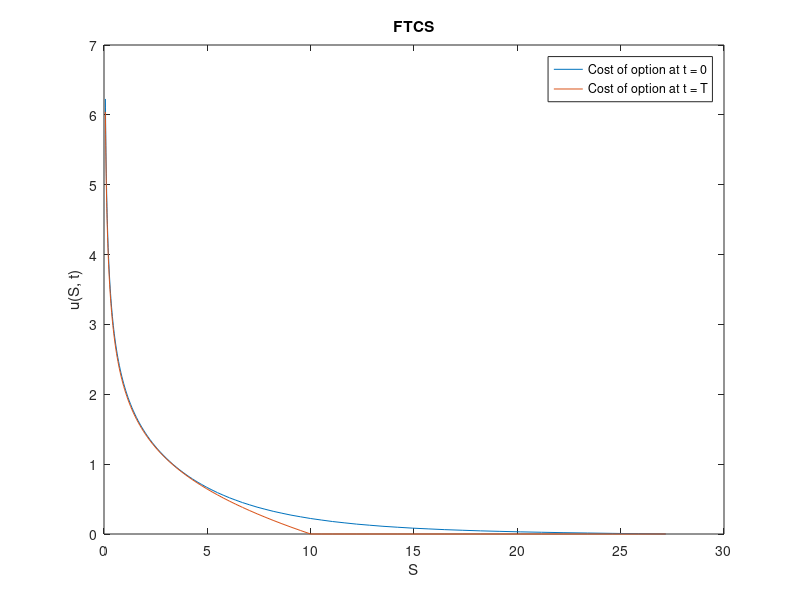
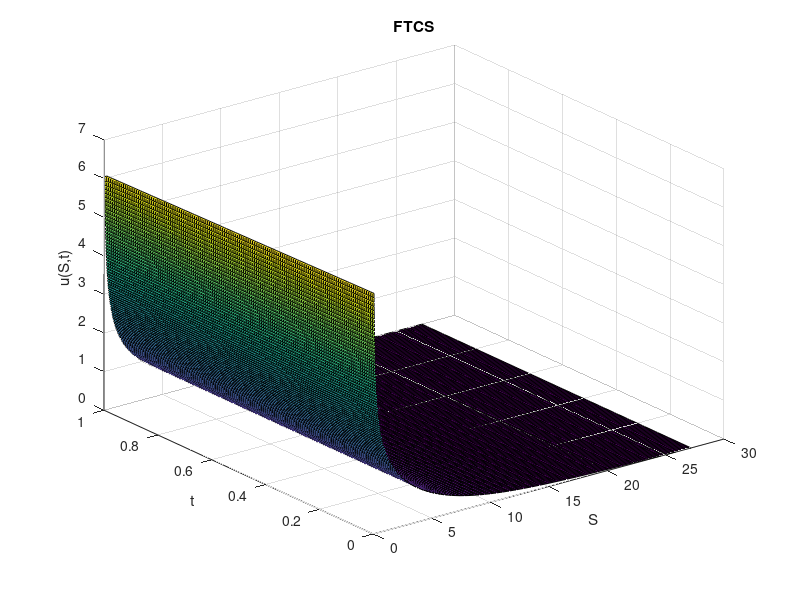
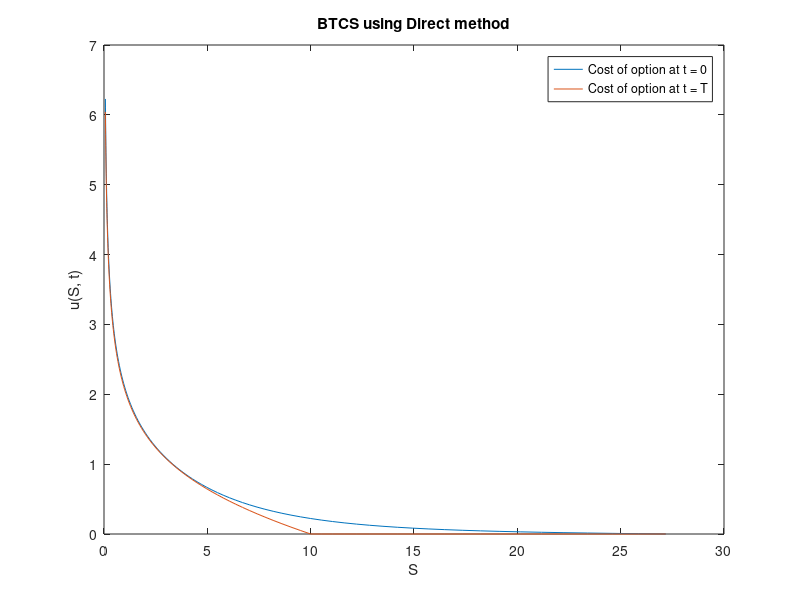
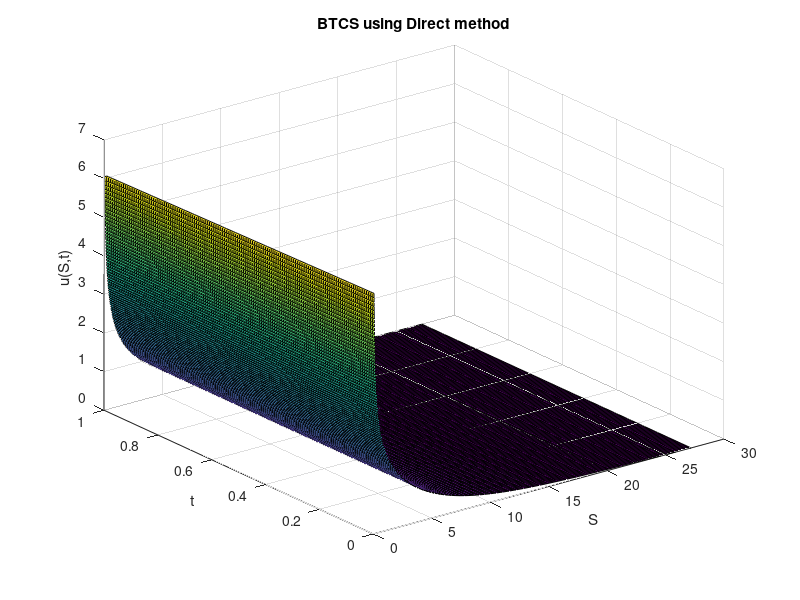

Write MATLAB code to recreate these figures, in order. (Note: this script raises an error after producing the figures.)
function q2
	close all; clear; im_num = 1;
	% Option Parameters
	T = 1;
	K = 10;
	r = 0.25;
	sig = 0.6;
	delta = 0.2;

	q = 2*r/sig^2;
	qd = 2*(r-delta)/sig^2;

	% Computational Parameters
	x_max = 1;
	x_min = -5;

	h = 0.05;
	k = h^2/2;
	m = (x_max - x_min)/h;
	n = ceil((T*sig^2/2)/k);

	X = x_min:h:x_max;
	Tau = 0:k:T*sig^2/2;

	S = K*exp(X);
	Time = T - 2*Tau/sig^2;

	
	U = FTCS(@fun, @f, @g1, @g2, T*sig^2/2, K, r, sig, delta, q, qd, x_min, x_max, h, k, m, n, X, Tau);
	% length(X), length(U(end, :))
	figure; plot(S, U(end, :)); hold on; plot(S, U(1, :)); hold off;
	legend('Cost of option at t = 0', 'Cost of option at t = T'); xlabel('S'); ylabel('u(S, t)'); title('FTCS');
	saveas(gcf, sprintf('plots/q2_%d.png', im_num)); im_num = im_num + 1;
	figure; surf(S, Time, U); xlabel('S'); ylabel('t'); zlabel('u(S,t)'); title('FTCS');
	saveas(gcf, sprintf('plots/q2_%d.png', im_num)); im_num = im_num + 1;
	
	Methods = ['Direct'; 'GaussS'; 'Jacobi'; 'SOR   '];
	for meth = 1:4
		U = BTCS(@fun, @f, @g1, @g2, T, K, r, sig, delta, q, qd, x_min, x_max, h, k, m, n, X, Tau, Methods(meth, :));
		figure; plot(S, U(end, :)); hold on; plot(S, U(1, :)); hold off;
		legend('Cost of option at t = 0', 'Cost of option at t = T'); xlabel('S'); ylabel('u(S, t)'); title(sprintf('BTCS using %s method', Methods(meth, :)));
		saveas(gcf, sprintf('plots/q2_%d.png', im_num)); im_num = im_num + 1;
		figure; surf(S, Time, U); xlabel('S'); ylabel('t'); zlabel('u(S,t)'); title(sprintf('BTCS using %s method', Methods(meth, :)));
		saveas(gcf, sprintf('plots/q2_%d.png', im_num)); im_num = im_num + 1;
	end

	for meth = 1:4
		U = Crank(@fun, @f, @g1, @g2, T, K, r, sig, delta, q, qd, x_min, x_max, h, k, m, n, X, Tau, Methods(meth, :));
		figure; plot(S, U(end, :)); hold on; plot(S, U(1, :)); hold off;
		legend('Cost of option at t = 0', 'Cost of option at t = T'); xlabel('S'); ylabel('u(S, t)'); title(sprintf('Crank-Nicolson using %s method', Methods(meth, :)));
		saveas(gcf, sprintf('plots/q2_%d.png', im_num)); im_num = im_num + 1;
		figure; surf(S, Time, U); xlabel('S'); ylabel('t'); zlabel('u(S,t)'); title(sprintf('Crank-Nicolson using %s method', Methods(meth, :)));
		saveas(gcf, sprintf('plots/q2_%d.png', im_num)); im_num = im_num + 1;
	end
end

function [y] = fun(x, t)
	y = 0;
end

function [y] = f(x, qd)
	temp1 = zeros(size(x));
	temp2 = exp(x*(qd - 1)/2 ) - exp(x*(qd + 1)/2);
	y = max([temp1; temp2]);
end

function [y] = g1(x, t, qd)
	y = exp(x.*(qd - 1)/2 + t.*(qd - 1)^2/4);
end

function [y] = g2(x, t, qd)
	y = 0;
end

function [U] = FTCS(fun, f, g1, g2, T, K, r, sig, delta, q, qd, x_min, x_max, h, k, m, n, X, Tau)
	fprintf('\nRunning FTCS\n');
	lamda = k / h^2;
	U = zeros(n+1, m+1);

	U(1:end, 1) = g1(x_min, Tau, qd);
	U(1:end, end) = g2(x_max, Tau, qd);
	U(1, 1:end) = f(X, qd);

	for i = 2:n+1
		for j = 2:m
			U(i, j) = lamda*U(i-1,j-1) + (1-2*lamda)*U(i-1,j) + lamda*U(i-1,j+1);
		end
	end

	U;
end

function [U] = BTCS(fun, f, g1, g2, T, K, r, sig, delta, q, qd, x_min, x_max, h, k, m, n, X, Tau, method)
	fprintf('\nRunning BTCS\n');
	fprintf('Using %s method\n', method);
	lamda = k / h^2;
	U = zeros(n+1, m+1);

	U(1:end, 1) = g1(x_min, Tau, qd);
	U(1:end, end) = g2(x_max, Tau, qd);
	U(1, 1:end) = f(X, qd);

	for i = 2:n+1
		A = zeros(m+1, m+1);
		b = zeros(m+1, 1);

		A(1:m+2:end) = 1 + 2*lamda;
		A(2:m+2:end) = -lamda;
		A(m+2:m+2:end) = -lamda;

		A(1,1) = 1;
		A(1,2) = 0;
		A(m+1,m+1) = 1;
		A(m+1,m) = 0;

		b(2:m) = U(i-1,2:m);
		b(1) = U(i,1);
		b(end) = U(i,end);

		if method == 'Direct'
			U(i,:) = (A\b)';
		elseif method == 'GaussS'
			U(i,:) = gauss_seidel(A,b,1000,1e-5);
		elseif method == 'Jacobi'
			U(i,:) = jacobi(A,b,1000,1e-5);
		else
			U(i,:) = sor(A,b,1000,1e-5);
		end			
			
	end

	U;
end

function [U] = Crank(fun, f, g1, g2, T, K, r, sig, delta, q, qd, x_min, x_max, h, k, m, n, X, Tau, method)
	fprintf('\nRunning Crank Nicolson\n');
	fprintf('Using %s method\n', method);
	lamda = k / h^2;
	U = zeros(n+1, m+1);

	U(1:end, 1) = g1(x_min, Tau, qd);
	U(1:end, end) = g2(x_max, Tau, qd);
	U(1, 1:end) = f(X, qd);

	for i = 2:n+1
		A = zeros(m+1, m+1);
		b = zeros(m+1, 1);

		A(1:m+2:end) = 1 + lamda;
		A(2:m+2:end) = -lamda/2;
		A(m+2:m+2:end) = -lamda/2;

		A(1,1) = 1;
		A(1,2) = 0;
		A(m+1,m+1) = 1;
		A(m+1,m) = 0;

		b(2:m) = U(i-1,1:m-1)*lamda/2 + (1-lamda)*U(i-1,2:m) + U(i-1,3:m+1)*lamda/2;
		b(1) = U(i,1);
		b(end) = U(i,end);

		if method == 'Direct'
			U(i,:) = (A\b)';
		elseif method == 'GaussS'
			U(i,:) = gauss_seidel(A,b,1000,1e-5);
		elseif method == 'Jacobi'
			U(i,:) = jacobi(A,b,1000,1e-5);
		else
			U(i,:) = sor(A,b,1000,1e-5);
		end	
	end

	U;
end